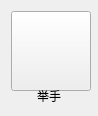
<?xml version="1.0" encoding="UTF-8"?>
<ui version="4.0">
 <class>HandUpWidget</class>
 <widget class="QWidget" name="HandUpWidget">
  <property name="geometry">
   <rect>
    <x>0</x>
    <y>0</y>
    <width>98</width>
    <height>116</height>
   </rect>
  </property>
  <property name="minimumSize">
   <size>
    <width>98</width>
    <height>116</height>
   </size>
  </property>
  <property name="maximumSize">
   <size>
    <width>98</width>
    <height>116</height>
   </size>
  </property>
  <property name="windowTitle">
   <string>HandUpWidget</string>
  </property>
  <layout class="QVBoxLayout" name="verticalLayout">
   <item>
    <widget class="QPushButton" name="handUpButton">
     <property name="minimumSize">
      <size>
       <width>80</width>
       <height>80</height>
      </size>
     </property>
     <property name="text">
      <string/>
     </property>
     <property name="icon">
      <iconset resource="CoolView.qrc">
       <normaloff>:/image/handup.png</normaloff>:/image/handup.png</iconset>
     </property>
     <property name="iconSize">
      <size>
       <width>64</width>
       <height>64</height>
      </size>
     </property>
     <property name="checkable">
      <bool>true</bool>
     </property>
    </widget>
   </item>
   <item>
    <widget class="QLabel" name="handUpNameLabel">
     <property name="text">
      <string>举手</string>
     </property>
     <property name="scaledContents">
      <bool>false</bool>
     </property>
     <property name="alignment">
      <set>Qt::AlignCenter</set>
     </property>
     <property name="wordWrap">
      <bool>true</bool>
     </property>
    </widget>
   </item>
  </layout>
 </widget>
 <layoutdefault spacing="6" margin="11"/>
 <resources>
  <include location="CoolView.qrc"/>
 </resources>
 <connections/>
</ui>
